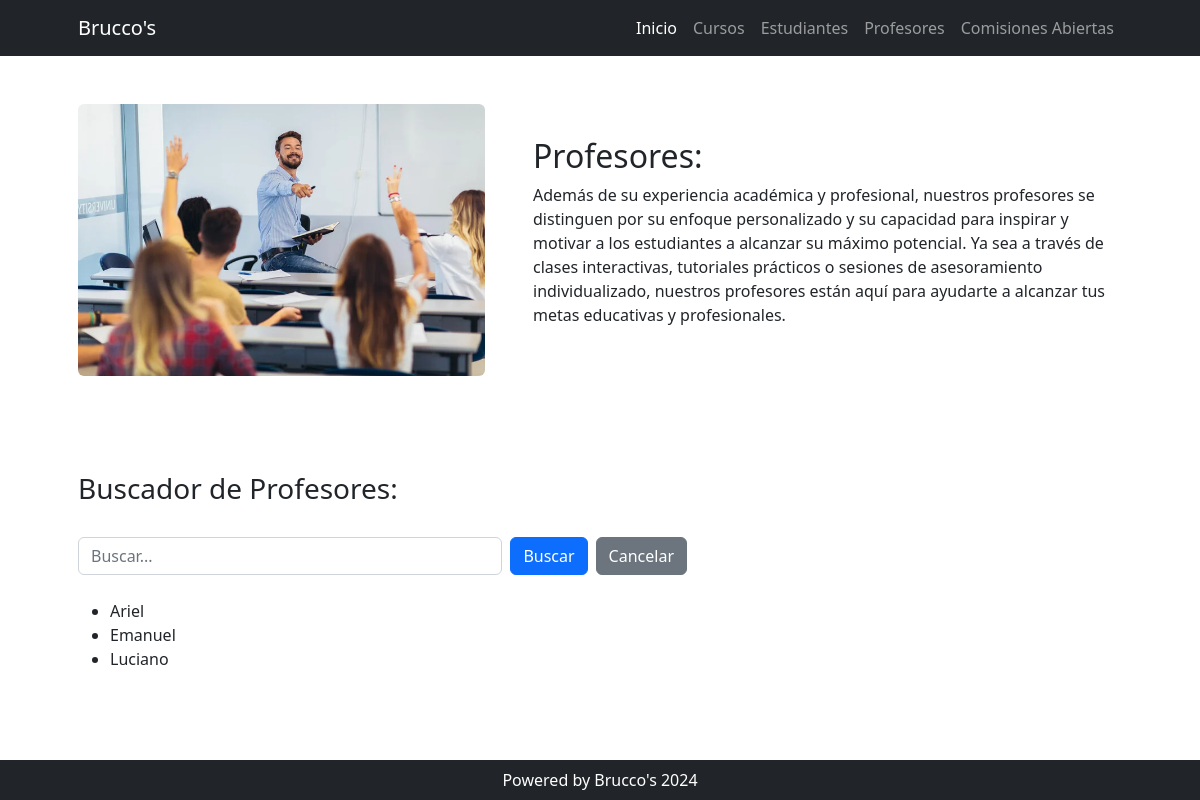
The app's page /profesores/, older data.
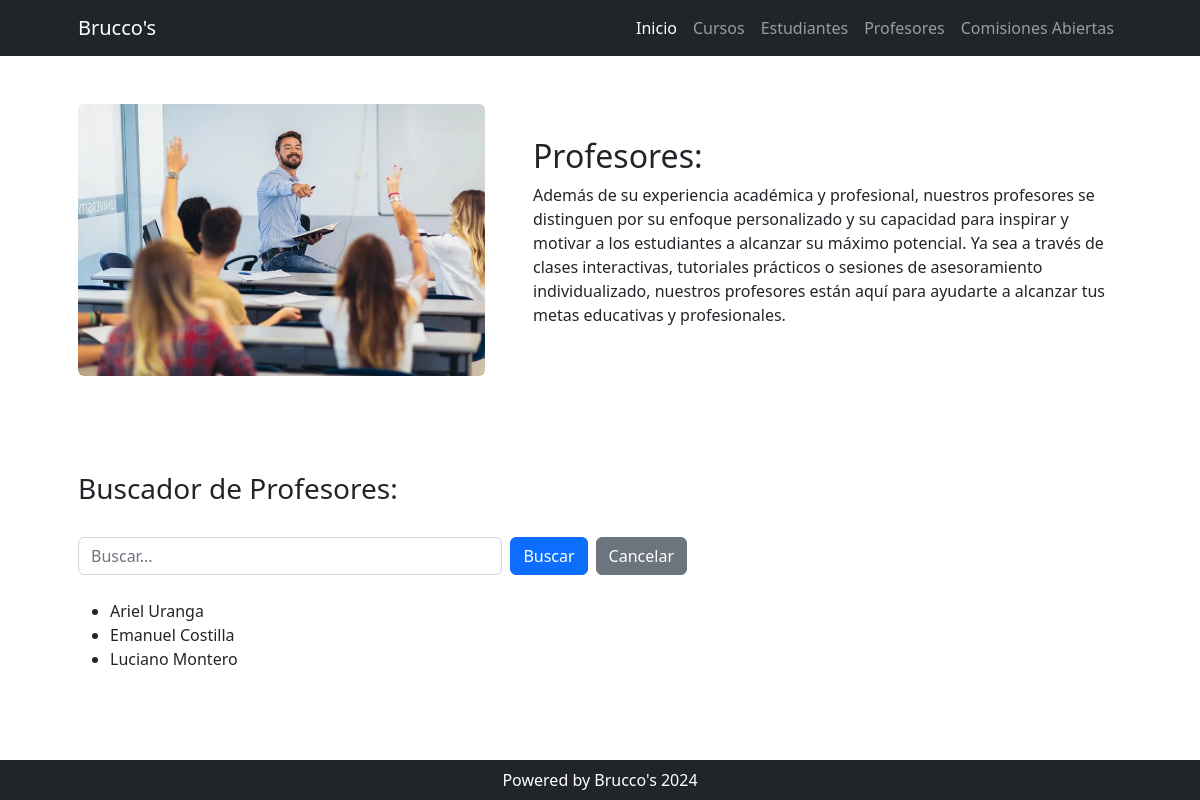
The same page, newer data.
### cursos/models.py (models this page shows)
class Profesor(models.Model):
    nombre = models.CharField(max_length=100, unique=True)
    curso = models.ForeignKey(Curso, on_delete=models.SET_NULL, null=True, blank=True)
    def __str__(self):
        return self.nombre

### profesores/views.py (the view)
# urls.py: path("", views.home, name="home"),
def home(request):
    query = models.Profesor.objects.all()
    context = {"profesores" : query}
    return render(request, "profesores/index.html", context)

### profesores/templates/profesores/index.html (shortened to what this page needs)
{% extends 'core/base.html' %}
{% load static %}
{% block contenido %}
    <div class="row gx-4 gx-lg-5 align-items-center my-5">
        <div class="col-lg-5">
            <img class="img-fluid rounded mb-4 mb-lg-0"
                 src="{% static 'core/img/profesores.webp' %}"
                 alt="Home Page"
                 width="100%" />
        </div>
        <div class="col-lg-7">
            <h2 class="font-weight-light">Profesores:</h2>
            <p>
                Además de su experiencia académica y profesional, nuestros profesores se distinguen por su enfoque personalizado y su capacidad para inspirar y motivar a los estudiantes a alcanzar su máximo potencial. Ya sea a través de clases interactivas, tutoriales prácticos o sesiones de asesoramiento individualizado, nuestros profesores están aquí para ayudarte a alcanzar tus metas educativas y profesionales.
            </p>
        </div>
    </div>
        <div class="col-lg-7">
            <h3 class="font-weight-light">Buscador de Profesores:</h3>
            <div class="py-lg-4 ">
                <form action="{% url 'profesores:home' %}" method="get" class="d-flex">
                    <input type="text" name="consulta" placeholder="Buscar..." class="form-control me-2">
                    <button type="submit" class="btn btn-primary me-2">Buscar</button>
                    <button type="button" class="btn btn-secondary" onclick="this.form.reset();">Cancelar</button>
                </form>
            </div>
            <ul>
                {% for profesor in profesores %}<li>{{ profesor }}</li>{% endfor %}
            </ul>
        </div>
    </div>
{% endblock contenido %}

Row changes from the older to the newer data that the page shows:
changed Profesor: nombre "Ariel" → "Ariel Uranga"
changed Profesor: nombre "Emanuel" → "Emanuel Costilla"
changed Profesor: nombre "Luciano" → "Luciano Montero"
